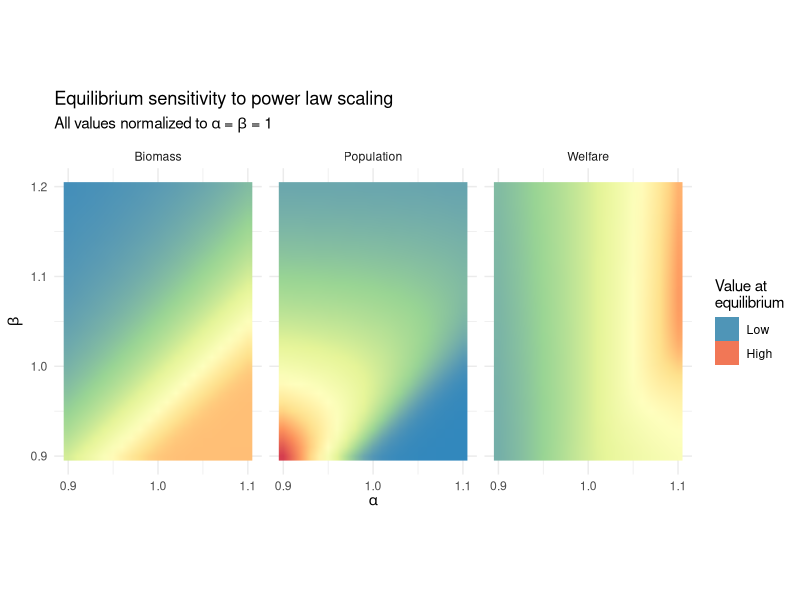
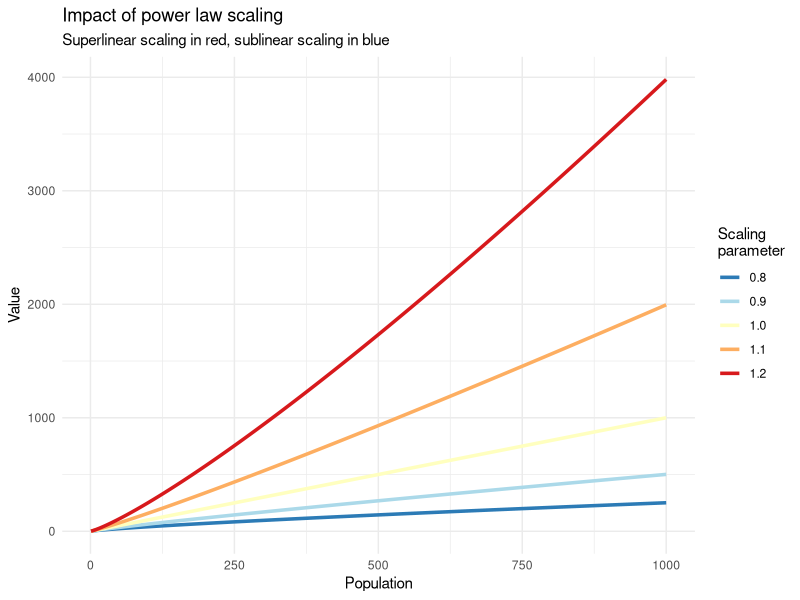
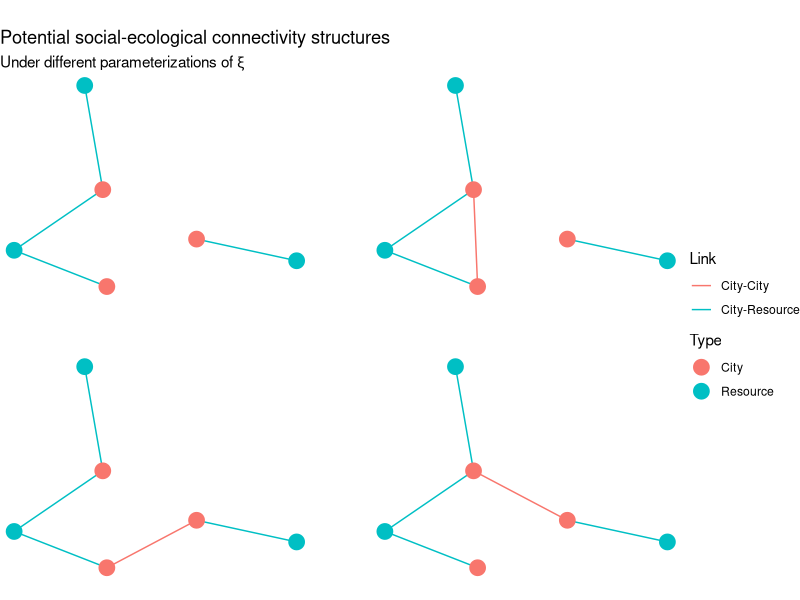

Reproduce these figures in R, in order. (Note: this script raises an error after producing the figures.)
## ---- chunk 1
library(tidyverse)
## ---- chunk 2
dat <- read_csv('socio-eco-nw equilibrium-pop-table.csv', skip = 6) %>%
  select(alpha, beta, h = 3, Population = 12) %>%
  full_join((read_csv('socio-eco-nw equilibrium-bio-table.csv', skip = 6) %>%
  select(alpha, beta, Biomass = 12))) %>%
  mutate(Welfare = Biomass * h * Population^(beta-1)) %>%
  select(-h)
## ---- chunk 3
dat %>% filter(alpha == 1 & beta == 1) %>% select(3:5)
## ---- chunk 4
dat.norm <- dat %>% 
  mutate(Population = Population / 60000, Biomass = Biomass / .4, Welfare = Welfare / 4e-07)
## ---- chunk 5
dat.norm %>% gather(variable, value, Population:Welfare) %>%
  ggplot(aes(alpha, beta, fill = value)) +
    facet_wrap(~variable) +
    geom_raster(interpolate = T) +
    labs(title = 'Equilibrium sensitivity to power law scaling', subtitle = expression('All values normalized to ' * alpha *' = ' * beta * ' = 1'), x = expression(alpha), y = expression(beta)) +
    scale_fill_distiller(name = 'Value at \nequilibrium', palette = 'Spectral', guide = 'legend', breaks = c(.1,3),labels = c('Low', 'High')) +
    scale_x_continuous(breaks = c(.9, 1, 1.1)) +
    coord_equal() +
    theme_minimal()
## ---- chunk 6
dat <- data_frame(n = 1:1000) %>%
  mutate('0.8' = n^.8,
         '0.9' = n^.9,
         '1.0' = n^1,
         '1.1' = n^1.1,
         '1.2' = n^1.2) %>%
  gather(key, value, 2:6)

ggplot(dat, aes(x = n, y = value, color = key)) +
  geom_line(size = 1.2) +
  labs(title = 'Impact of power law scaling', subtitle = 'Superlinear scaling in red, sublinear scaling in blue', x = 'Population', y = 'Value') +
  scale_color_brewer(palette = 'RdYlBu', direction = -1, name = 'Scaling \nparameter') +
  theme_minimal()
## ---- chunk 7
library(ggraph)
library(igraph)
## ---- chunk 8
vert.dat <- data_frame(names = 1:6, Type = c('City', 'City', 'City', 'Resource', 'Resource', 'Resource'))

net <- data_frame(from = c(1, 1, 2, 3, 1, 1, 2, 3, 1, 1, 1, 2, 3, 2, 1, 1, 2, 3, 1),
           to = c(4, 5, 5, 6, 4, 5, 5, 6, 2, 4, 5, 5, 6, 3, 4, 5, 5, 6, 3), 
           structure = c(1, 1, 1, 1, 2, 2, 2, 2, 2, 3, 3, 3, 3, 3, 4, 4, 4, 4, 4),
           Link = c('City-Resource', 'City-Resource', 'City-Resource', 'City-Resource', 'City-Resource', 'City-Resource', 'City-Resource', 'City-Resource', 'City-City', 'City-Resource', 'City-Resource', 'City-Resource', 'City-Resource', 'City-City', 'City-Resource', 'City-Resource', 'City-Resource', 'City-Resource', 'City-City')) %>% graph_from_data_frame(directed = F, vert.dat)
## ---- chunk 9
ggraph(net, 'kk') +
  geom_edge_fan(aes(color = Link)) +
  geom_node_point(aes(color = Type), size = 5) +
  facet_edges(~structure) +
  labs(title = 'Potential social-ecological connectivity structures', subtitle = expression('Under different parameterizations of ' * bold(xi))) +
  coord_equal() +
  theme_void() +
  theme(panel.spacing = unit(3, "lines"), strip.text = element_blank())
## ---- chunk 10
#dat %>% filter(alpha == .9 & beta == 1.2) %>% select(3:5)
## ---- chunk 11
n1.vert <- data_frame(names = 1:6, 
                      Type = c('City', 'City', 'City', 'Resource', 'Resource', 'Resource'),
                      pop = c(c(14540, 0, 14401)/14400.75, c(.0113,.0113,.0226)/.0226227))

n1 <- data_frame(from = c(1, 1, 2, 3),
           to = c(4, 5, 5, 6),
           Link = c('City-Resource', 'City-Resource', 'City-Resource', 'City-Resource')) %>% graph_from_data_frame(directed = F, n1.vert)

orig.layout <- create_layout(net, 'kk') %>%
  select(x:y)

n1.layout <- create_layout(n1, 'kk')
n1.layout[,1] <-  orig.layout[,1] 
n1.layout[,2] <- orig.layout[,2]

n1.plt <- ggraph(n1.layout, layout = my.layout) +
  geom_edge_fan(colour = '#00BFC4') +
  geom_node_point(aes(color = Type, size = pop)) +
  scale_size_area() +
  coord_equal() +
  theme_void() +
  theme(legend.position = 'none')
## ---- chunk 12
n2.vert <- data_frame(names = 1:6, 
                      Type = c('City', 'City', 'City', 'Resource', 'Resource', 'Resource'),
                      pop = c(c(14409, 565, 14401)/14400.75, c(.0219, .0119,.0226)/.0226227))

n2 <- data_frame(from = c(1, 1, 2, 3, 1),
           to = c(4, 5, 5, 6, 2),
           Link = c('City-Resource', 'City-Resource', 'City-Resource', 'City-Resource', 'City-City')) %>% graph_from_data_frame(directed = F, n2.vert)

n2.layout <- create_layout(n2, 'kk')
n2.layout[,1] <-  orig.layout[,1] 
n2.layout[,2] <- orig.layout[,2]

n2.plt <- ggraph(n2.layout) +
  geom_edge_fan(aes(color = Link)) +
  geom_node_point(aes(color = Type, size = pop)) +
  scale_size_area() +
  coord_equal() +
  theme_void() +
  theme(legend.position = 'none')
## ---- chunk 13
n3.vert <- data_frame(names = 1:6, 
                      Type = c('City', 'City', 'City', 'Resource', 'Resource', 'Resource'),
                      pop = c(c(14423, 540, 14387)/14400.75, c(.0208, .0018, .0238)/.0226227))

n3 <- data_frame(from = c(1, 1, 2, 3, 2),
           to = c(4, 5, 5, 6, 3),
           Link = c('City-Resource', 'City-Resource', 'City-Resource', 'City-Resource', 'City-City')) %>% graph_from_data_frame(directed = F, n3.vert)

n3.layout <- create_layout(n3, 'kk')
n3.layout[,1] <-  orig.layout[,1] 
n3.layout[,2] <- orig.layout[,2]

n3.plt <- ggraph(n3.layout) +
  geom_edge_fan(aes(color = Link)) +
  geom_node_point(aes(color = Type, size = pop)) +
  scale_size_area() +
  coord_equal() +
  theme_void() +
  theme(legend.position = 'none')
## ---- chunk 14
n4.vert <- data_frame(names = 1:6, 
                      Type = c('City', 'City', 'City', 'Resource', 'Resource', 'Resource'),
                      pop = c(c(14539, 0, 14402)/14400.75, c(.0113, .0113, .0225)/.0226227))

n4 <- data_frame(from = c(1, 1, 2, 3, 1),
           to = c(4, 5, 5, 6, 3),
           Link = c('City-Resource', 'City-Resource', 'City-Resource', 'City-Resource', 'City-City')) %>% graph_from_data_frame(directed = F, n4.vert)

n4.layout <- create_layout(n4, 'kk')
n4.layout[,1] <-  orig.layout[,1] 
n4.layout[,2] <- orig.layout[,2]

n4.plt <- ggraph(n4.layout) +
  geom_edge_fan(aes(color = Link)) +
  geom_node_point(aes(color = Type, size = pop)) +
  scale_size_area() +
  coord_equal() +
  theme_void() +
  theme(legend.position = 'none')
## ---- chunk 15
library(gridExtra)
grid.arrange(n1.plt, n2.plt, n3.plt, n4.plt)
## ---- chunk 16
gg_color_hue <- function(n){
  hues = seq(15, 375, length = n+1)
  hcl(h = hues, l = 65, c = 100)[1:n]
}
gg_color_hue(2)
